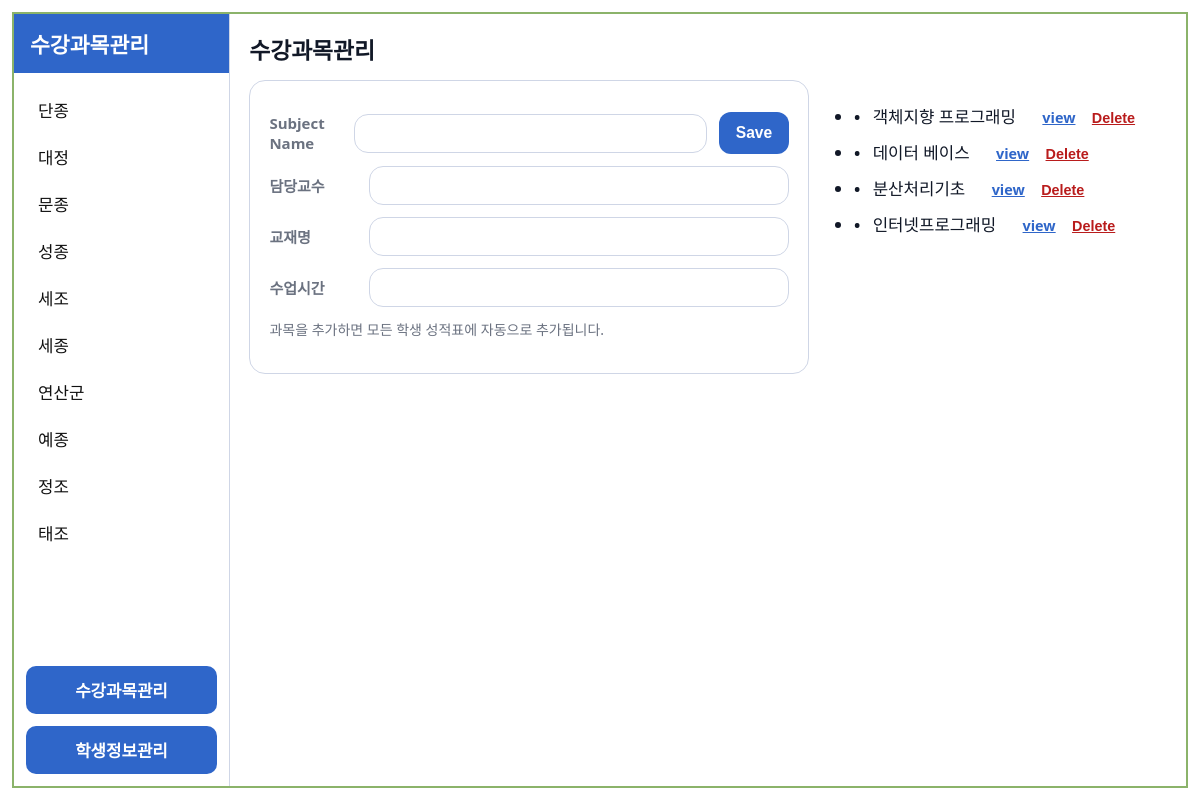
/subjects/, run on the app's committed database.
### core/models.py (models this page shows, shortened)
class Student(models.Model):
    GENDER_CHOICES = [
        ("M", "남"),
        ("F", "여"),
    ]
    student_no = models.CharField("학번", max_length=20, unique=True)
    name = models.CharField("이름", max_length=30)
    department = models.CharField("학과", max_length=50)
    gender = models.CharField("성별", max_length=1, choices=GENDER_CHOICES)

class Subject(models.Model):
    name = models.CharField("과목명", max_length=100, unique=True)
    professor = models.CharField("담당교수", max_length=50, blank=True)
    textbook = models.CharField("교재명", max_length=100, blank=True)
    schedule = models.CharField("수업시간", max_length=100, blank=True)

### core/views.py (the view)
# urls.py: path("subjects/", views.subject_manage, name="subject_manage"),
def subject_manage(request):
    ensure_seed_data()
    if request.method == "POST":
        form = SubjectForm(request.POST)
        if form.is_valid():
            subject = form.save()
            add_subject_and_apply_to_all(subject)
            return redirect("subject_manage")
    else:
        form = SubjectForm()
    subjects = Subject.objects.order_by("name")
    ctx = _sidebar_context() | {"subjects": subjects, "form": form}
    return render(request, "core/subject_manage.html", ctx)

### core/forms.py
class SubjectForm(forms.ModelForm):
    class Meta:
        model = Subject
        fields = ["name", "professor", "textbook", "schedule"]
        widgets = {
            "name": forms.TextInput(attrs={"class": "input"}),
            "professor": forms.TextInput(attrs={"class": "input"}),
            "textbook": forms.TextInput(attrs={"class": "input"}),
            "schedule": forms.TextInput(attrs={"class": "input"}),
        }

### core/services.py (called while the page is built)
@transaction.atomic
def ensure_seed_data():
    for name, prof, book, sch in DEFAULT_SUBJECTS:
        Subject.objects.get_or_create(
            name=name,
            defaults={
                "professor": prof,
                "textbook": book,
                "schedule": sch,
            },
        )
    for sno, name, dept, gender in DEFAULT_STUDENTS:
        Student.objects.get_or_create(
            student_no=sno,
            defaults={
                "name": name,
                "department": dept,
                "gender": gender,
            },
        )
    subjects = list(Subject.objects.all())
    for s in Student.objects.all():
        for sub in subjects:
            Enrollment.objects.get_or_create(
                student=s,
                subject=sub,
                defaults={"score": 0},
            )

### core/views.py (called while the page is built)
def _sidebar_context():
    return {"students_sidebar": Student.objects.order_by("name")}

### templates/core/subject_manage.html (shortened to what this page needs)
{% extends "core/base.html" %}
{% block content %}
  <h2 class="page-title">수강과목관리</h2>
  <div class="row">
    <form method="post" class="subject-form">
      <div class="form-row">
        <label>Subject Name</label>
        {{ form.name }}
        <button class="btn" type="submit">Save</button>
      </div>
      <div class="form-row">
        <label>담당교수</label>
        {{ form.professor }}
      </div>
      <div class="form-row">
        <label>교재명</label>
        {{ form.textbook }}
      </div>
      <div class="form-row">
        <label>수업시간</label>
        {{ form.schedule }}
      </div>
      <p class="hint">과목을 추가하면 모든 학생 성적표에 자동으로 추가됩니다.</p>
    </form>
    <div class="subject-list">
      <ul>
        {% for s in subjects %}
          <li>
            <span class="dot">•</span> {{ s.name }}
            <span class="actions">
              <a class="link" href="{% url 'subject_detail' s.id %}">view</a>
              <form method="post" action="{% url 'subject_delete' s.id %}" style="display:inline">
                <button class="link danger" type="submit" onclick="return confirm('삭제할까요?')">Delete</button>
              </form>
            </span>
          </li>
        {% endfor %}
      </ul>
    </div>
  </div>
{% endblock %}

### templates/core/base.html (shortened to what this page needs)
{% load static %}
<!doctype html>
<html lang="ko">
<head>
  <link rel="stylesheet" href="{% static 'core/style.css' %}">
</head>
<body>
  <div class="frame">
    <aside class="sidebar">
      <div class="sidebar-title">수강과목관리</div>
      <div class="student-list">
        {% for s in students_sidebar %}
          <a class="student-item {% if student and student.id == s.id %}active{% endif %}"
             href="{% url 'student_detail' s.id %}">
            {{ s.name }}
          </a>
        {% endfor %}
      </div>
      <div class="sidebar-footer">
        <a class="footer-link" href="{% url 'subject_manage' %}">수강과목관리</a>
        <a class="footer-link" href="{% url 'student_manage' %}">학생정보관리</a>
      </div>
    </aside>
    <main class="content">
      {% block content %}{% endblock %}
    </main>
  </div>
</body>
</html>

### static/core/style.css (style rules this page uses)
:root { --blue:#2f66c9; --blue2:#1f4ea5; --border:#cfd6e6; --muted:#6b7280; }
* { box-sizing:border-box; }
body { margin:0; font-family: system-ui, -apple-system, Segoe UI, Roboto, "Noto Sans KR", Arial, sans-serif; background:#fff; color:#111827; }
.frame { display:flex; width: min(1500px, calc(100vw - 24px)); height: min(880px, calc(100vh - 24px)); border:2px solid #8bb36a; margin: 12px auto; background:#fff; }
.sidebar { width: clamp(200px, 18vw, 280px); border-right:1px solid var(--border); display:flex; flex-direction:column; }
.sidebar-title { background: var(--blue); color:white; padding:14px 16px; font-weight:900; font-size: clamp(20px, 1.8vw, 24px); }
.student-list { padding:12px 12px; flex:1; overflow:auto; }
.student-item { display:block; padding:10px 12px; margin:3px 0; color:#111; text-decoration:none; border-radius:12px; font-size: clamp(16px, 1.4vw, 19px); }
.sidebar-footer { display:flex; flex-direction:column; gap:12px; padding:12px; }
.footer-link { display:block; background: var(--blue); color:white; text-align:center; padding:12px 10px; text-decoration:none; font-weight:900; border-radius:10px; font-size: clamp(16px, 1.4vw, 19px); }
.content { flex:1; padding: clamp(14px, 1.6vw, 20px); overflow:auto; }
.page-title { margin:0 0 14px; font-size: clamp(22px, 1.9vw, 26px); font-weight:900; }
.btn { display:inline-block; background: var(--blue); color:white; padding: clamp(9px, 1.1vw, 12px) clamp(14px, 1.4vw, 18px); border-radius:12px; text-decoration:none; font-weight:900; border:0; cursor:pointer; font-size: clamp(15px, 1.3vw, 18px); }
.row { display:flex; gap: clamp(14px, 1.4vw, 20px); align-items:flex-start; }
.subject-form { width: min(560px, 100%); border:1px solid var(--border); padding: clamp(14px, 1.6vw, 20px); border-radius:16px; }
.form-row { display:flex; align-items:center; gap:12px; margin: 12px 0; }
.form-row label { width: 110px; color: var(--muted); font-size: clamp(15px, 1.2vw, 17px); font-weight:800; }
.input { width:100%; padding: 10px 12px; border:1px solid var(--border); border-radius:14px; font-size: clamp(15px, 1.2vw, 17px); }
.subject-list { flex:1; padding:12px 8px; font-size: clamp(16px, 1.4vw, 19px); }
.subject-list ul { margin:0; padding-left: 20px; }
.subject-list li { margin: 12px 0; }
.dot { font-weight:900; margin-right:8px; }
.actions { margin-left:16px; color: var(--muted); }
.link { background:none; border:0; color: var(--blue); cursor:pointer; text-decoration:underline; font-weight:900; padding:0 6px; font-size: clamp(14px, 1.2vw, 16px); }
.link.danger { color:#b91c1c; }
.hint { margin-top:12px; font-size: clamp(14px, 1.1vw, 16px); color: var(--muted); }

### data on the page
Student: name "단종"
Student: name "대정"
Student: name "문종"
Student: name "성종"
Student: name "세조"
Student: name "세종"
Student: name "연산군"
Student: name "예종"
Student: name "정조"
Student: name "태조"
Subject: name "객체지향 프로그래밍"
Subject: name "데이터 베이스"
Subject: name "분산처리기초"
Subject: name "인터넷프로그래밍"
